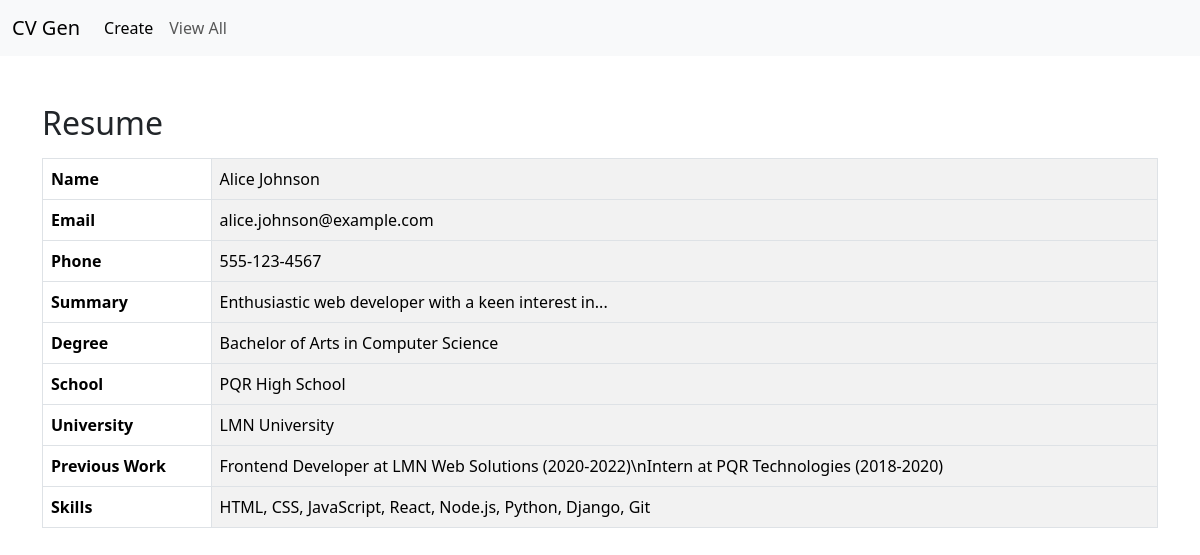
The page /details/2 on the database its author committed.
### cv_pdf/models.py (models this page shows, shortened)
class Profile(models.Model):
    name = models.CharField(max_length=200)
    email = models.EmailField(max_length=200)
    phone = models.CharField(max_length=20)
    summary = models.TextField(max_length=2000)
    degree = models.CharField(max_length=200)
    school = models.CharField(max_length=200)
    school = models.CharField(max_length=200)
    university = models.CharField(max_length=200)
    previous_work = models.TextField(max_length=1000)
    skills = models.TextField(max_length=1000)

### cv_pdf/views.py (the view)
# urls.py: path('details/<int:id>', cv_views.details, name='details'),
def details(request, id):
    profile = Profile.objects.get(pk=id)
    return render(request, 'cv_pdf/resume.html', context={"title" : "View", "profile":profile})

### cv_pdf/templates/cv_pdf/resume.html
{% extends "cv_pdf/base.html" %}
{% block body %}
<div class="container mt-5">
  <h2>Resume</h2>
  <table class="table table-bordered table-striped-columns mt-3">
      <tbody>
          <tr>
              <th scope="row">Name</th>
              <td>{{ profile.name }}</td>
          </tr>
          <tr>
              <th scope="row">Email</th>
              <td>{{ profile.email }}</td>
          </tr>
          <tr>
              <th scope="row">Phone</th>
              <td>{{ profile.phone }}</td>
          </tr>
          <tr>
              <th scope="row">Summary</th>
              <td>{{ profile.summary }}</td>
          </tr>
          <tr>
              <th scope="row">Degree</th>
              <td>{{ profile.degree }}</td>
          </tr>
          <tr>
              <th scope="row">School</th>
              <td>{{ profile.school }}</td>
          </tr>
          <tr>
              <th scope="row">University</th>
              <td>{{ profile.university }}</td>
          </tr>
          <tr>
              <th scope="row">Previous Work</th>
              <td>{{ profile.previous_work }}</td>
          </tr>
          <tr>
              <th scope="row">Skills</th>
              <td>{{ profile.skills }}</td>
          </tr>
      </tbody>
  </table>
</div>
{% endblock %}

### rows shown on the page
Profile: name "Alice Johnson", email "alice.johnson@example.com", phone "555-123-4567", summary "Enthusiastic web developer with a keen interest in...", degree "Bachelor of Arts in Computer Science", school "PQR High School", university "LMN University", previous_work "Frontend Developer at LMN Web Solutions (2020-2022)\\nIntern at PQR Technologies (2018-2020)", skills "HTML, CSS, JavaScript, React, Node.js, Python, Django, Git"
